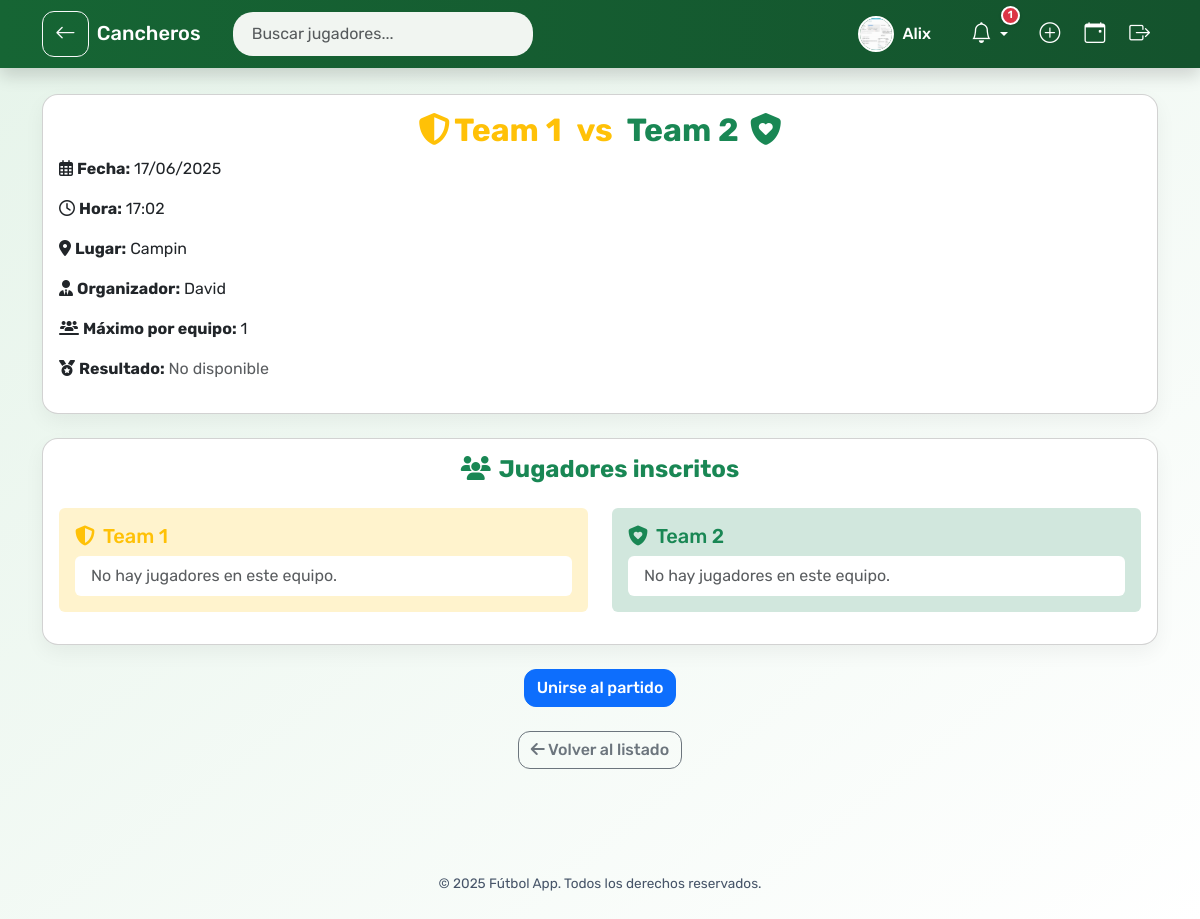
The page /partido/21 (signed in) on the database as committed earlier.
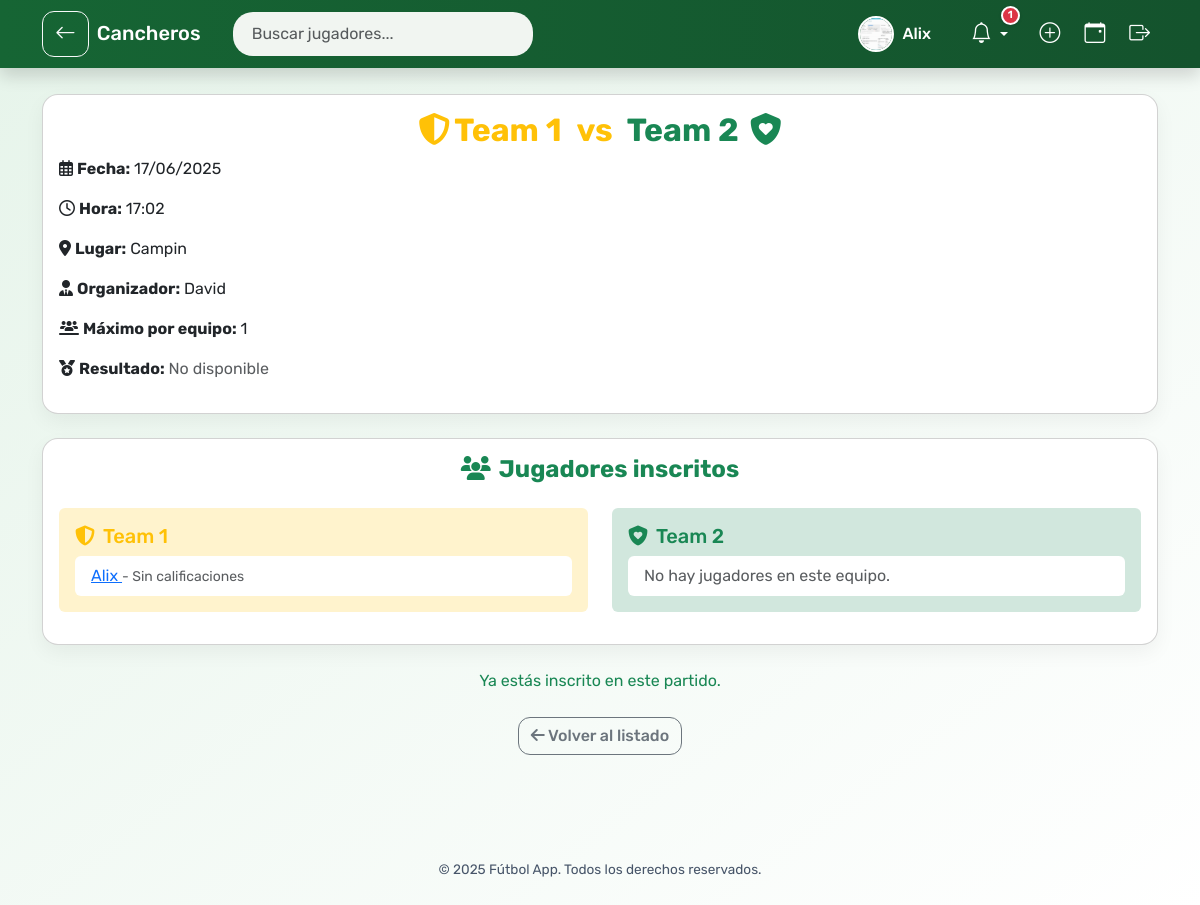
The same page on the database as committed later.
### models.py (models this page shows, shortened)
class User(UserMixin, db.Model):
    __tablename__ = 'user'
    id = db.Column(db.Integer, primary_key=True)
    username = db.Column(db.String(100), unique=True, nullable=False)
    password = db.Column(db.String(200), nullable=False)
    foto_perfil = db.Column(db.String(120), default='default.jpg')
    calificaciones_recibidas = db.relationship(
        'Calificacion', foreign_keys='Calificacion.evaluado_id',
        back_populates='evaluado', lazy='dynamic'
    )
    calificaciones_realizadas = db.relationship(
        'Calificacion', foreign_keys='Calificacion.evaluador_id',
        back_populates='evaluador', lazy='dynamic'
    )
    inscripciones = db.relationship('Inscripcion', back_populates='user', lazy='dynamic')
    partidos_creados = db.relationship('Partido', back_populates='organizador', lazy='dynamic')
    amistades_enviadas = db.relationship('Amistad',
                                         foreign_keys='Amistad.usuario_id',
                                         backref='solicitante', lazy='dynamic')
    amistades_recibidas = db.relationship('Amistad',
                                          foreign_keys='Amistad.amigo_id',
                                          backref='receptor', lazy='dynamic')

class Partido(db.Model):
    __tablename__ = 'partido'
    id = db.Column(db.Integer, primary_key=True)
    fecha_hora = db.Column(db.DateTime, nullable=False)
    lugar = db.Column(db.String(200), nullable=False)
    equipo1 = db.Column(db.String(100), nullable=False)
    equipo2 = db.Column(db.String(100), nullable=False)
    max_jugadores = db.Column(db.Integer, nullable=False)
    resultado = db.Column(db.String(100))
    cerrado = db.Column(db.Boolean, default=False)
    solo_por_invitacion = db.Column(db.Boolean, default=False)
    enlace_invitacion = db.Column(db.String(100), unique=True, nullable=True)  # ✅ Link público
    organizador_id = db.Column(db.Integer, db.ForeignKey('user.id'))
    organizador = db.relationship('User', back_populates='partidos_creados')
    inscripciones = db.relationship('Inscripcion', back_populates='partido', cascade="all, delete-orphan")
    calificaciones = db.relationship('Calificacion', backref='partido', lazy='dynamic', cascade="all, delete-orphan")

class Inscripcion(db.Model):
    __tablename__ = 'inscripcion'
    id = db.Column(db.Integer, primary_key=True)
    user_id = db.Column(db.Integer, db.ForeignKey('user.id'))
    partido_id = db.Column(db.Integer, db.ForeignKey('partido.id'))
    equipo = db.Column(db.String(100))
    user = db.relationship('User', back_populates='inscripciones')
    partido = db.relationship('Partido', back_populates='inscripciones')

### app.py (the view)
@app.route('/partido/<int:partido_id>')
@login_required
def detalle_partido(partido_id):
    partido = Partido.query.get_or_404(partido_id)
    calificaciones = list(partido.calificaciones)
    ya_inscrito = Inscripcion.query.filter_by(user_id=current_user.id, partido_id=partido.id).first() is not None
    invitacion = Invitacion.query.filter_by(partido_id=partido.id, usuario_id=current_user.id).first()
    invitado = invitacion is not None
    amigos = []
    if current_user.id == partido.organizador_id:
        enviados = [a.amigo for a in current_user.amistades_enviadas if a.confirmada]
        recibidos = [a.usuario for a in current_user.amistades_recibidas if a.confirmada]
        amigos = enviados + recibidos
    invitados_ids = [inv.usuario_id for inv in partido.invitaciones]
    usuarios_buscados = []
    buscar_query = request.args.get("buscar", "").strip()
    if current_user.id == partido.organizador_id and buscar_query:
        usuarios_buscados = User.query.filter(
            User.username.ilike(f"%{buscar_query}%"),
            User.id != current_user.id
        ).all()
    return render_template(
        'detalle_partido.html',
        partido=partido,
        calificaciones=calificaciones,
        ya_inscrito=ya_inscrito,
        invitado=invitado,
        amigos=amigos,
        invitados_ids=invitados_ids,
        usuarios_buscados=usuarios_buscados
    )

### templates/detalle_partido.html (shortened to what this page needs)
{% extends 'base.html' %}
{% block content %}
<link rel="stylesheet" href="https://cdnjs.cloudflare.com/ajax/libs/font-awesome/6.5.0/css/all.min.css" />
<div class="container py-4">
    <div class="card">
        <div class="card-body">
            <h2 class="card-title text-center">
    <span class="text-warning">
        <i class="fas fa-shield-alt me-1"></i>{{ partido.equipo1 }}
    </span>
    <span class="mx-2 text-warning">vs</span>
    <span class="text-success">
        {{ partido.equipo2 }} <i class="fas fa-shield-heart ms-1"></i>
    </span>
</h2>
            <p><i class="fa-regular fa-calendar-days me-1"></i><strong>Fecha:</strong> {{ partido.fecha_hora.strftime('%d/%m/%Y') }}</p>
            <p><i class="fa-regular fa-clock me-1"></i><strong>Hora:</strong> {{ partido.fecha_hora.strftime('%H:%M') }}</p>
            <p><i class="fa-solid fa-location-dot me-1"></i><strong>Lugar:</strong> {{ partido.lugar }}</p>
            <p><i class="fa-solid fa-user-tie me-1"></i><strong>Organizador:</strong> {{ partido.organizador.username }}</p>
            <p><i class="fa-solid fa-users-line me-1"></i><strong>Máximo por equipo:</strong> {{ partido.max_jugadores }}</p>
{% if partido.cerrado %}
<div class="alert alert-success text-center py-4" role="alert">
    <div class="row align-items-center justify-content-center">
        <div class="col-md-5">
            <h3 class="text-warning mb-1">
                <i class="fas fa-shield-alt me-2"></i>{{ partido.equipo1 }}
            </h3>
            {% set goles = partido.resultado.split('-') %}
            {% if goles|length == 2 %}
                <h4 class="fw-bold">{{ goles[0] }}</h4>
            {% endif %}
        </div>
        <div class="col-md-2">
            <span class="fs-3 fw-bold text-muted">VS</span>
        </div>
        <div class="col-md-5">
            <h3 class="text-success mb-1">
                {{ partido.equipo2 }} <i class="fas fa-shield-heart ms-2"></i>
            </h3>
            {% if goles|length == 2 %}
                <h4 class="fw-bold">{{ goles[1] }}</h4>
            {% endif %}
        </div>
    </div>
    <div class="mt-4">
        {% if goles|length == 2 %}
            {% set goles1 = goles[0]|int %}
            {% set goles2 = goles[1]|int %}
            {% if goles1 > goles2 %}
                <div>
                    <span class="display-6 text-warning fw-bold">{{ partido.equipo1 }} GANADOR</span>
                    <p class="text-dark mt-2">
                        <i class="fas fa-lock me-1"></i>El partido ha sido cerrado. Solo el organizador puede modificar el resultado.
                    </p>
                </div>
            {% elif goles2 > goles1 %}
                <div>
                    <span class="display-6 text-success fw-bold">{{ partido.equipo2 }} GANADOR</span>
                    <p class="text-dark mt-2">
                        <i class="fas fa-lock me-1"></i>El partido ha sido cerrado. Solo el organizador puede modificar el resultado.
                    </p>
                </div>
            {% else %}
                <div>
                    <span class="display-6 text-muted fw-bold">EMPATE</span>
                    <p class="text-dark mt-2">
                        <i class="fas fa-lock me-1"></i>El partido ha sido cerrado. Solo el organizador puede modificar el resultado.
                    </p>
                </div>
            {% endif %}
        {% endif %}
    </div>
</div>
{% else %}
<p>
    <i class="fa-solid fa-medal me-1"></i><strong>Resultado:</strong>
    {% if current_user.id == partido.organizador_id and not partido.esta_expirado() %}
        <a href="{{ url_for('registrar_resultado', partido_id=partido.id) }}" class="btn btn-outline-primary btn-sm">Registrar resultado</a>
    {% else %}
        <span class="text-muted">No disponible</span>
    {% endif %}
</p>
{% endif %}
        </div>
    </div>
<div class="card">
    <div class="card-body">
        <h4 class="card-title text-center mb-4"><i class="fas fa-users me-2"></i>Jugadores inscritos</h4>
        <div class="row">
            {% set equipos = [
                (partido.equipo1, 'warning', 'fas fa-shield-alt'),
                (partido.equipo2, 'success', 'fas fa-shield-heart')
            ] %}
            {% for equipo, color, icono in equipos %}
                <div class="col-md-6 mb-3">
                    <div class="p-3 bg-{{ color }}-subtle rounded">
                        <h5 class="text-{{ color }}">
                            <i class="{{ icono }} me-2"></i>{{ equipo }}
                        </h5>
                        <ul class="list-group">
                            {% set jugadores = partido.inscripciones | selectattr("equipo", "equalto", equipo) | list %}
                            {% if jugadores %}
                                {% for inscripcion in jugadores %}
                                    <li class="list-group-item d-flex justify-content-between align-items-center">
                                        <div>
                                            <a href="{{ url_for('perfil_usuario', user_id=inscripcion.user.id) }}">
                                                {{ inscripcion.user.username }}
                                            </a>
                                            <small class="text-muted">
                                                {% set promedio = calificacion_jugador_en_partido(inscripcion.user, partido.id) %}
                                                {% if promedio %}
                                                    - Promedio: {{ promedio }}/10
                                                {% else %}
                                                    - Sin calificaciones
                                                {% endif %}
                                            </small>
                                        </div>
                                    </li>
                                {% endfor %}
                            {% else %}
                                <li class="list-group-item text-muted">No hay jugadores en este equipo.</li>
                            {% endif %}
                        </ul>
                    </div>
                </div>
            {% endfor %}
        </div>
    </div>
</div>
    <div class="text-center mt-4">
        {% if current_user.is_authenticated %}
            {% if partido.cerrado %}
                <p class="text-muted">Este partido está cerrado.</p>
            {% elif ya_inscrito %}
                <p class="text-success">Ya estás inscrito en este partido.</p>
            {% elif invitado and not partido.cerrado %}
                <a href="{{ url_for('unirse_partido', partido_id=partido.id) }}" class="btn btn-success">Unirse al partido</a>
            {% elif not partido.solo_por_invitacion %}
                <a href="{{ url_for('unirse_partido', partido_id=partido.id) }}" class="btn btn-primary">Unirse al partido</a>
            {% endif %}
        {% endif %}
        <div class="mt-4">
            <a href="{{ url_for('index') }}" class="btn btn-outline-secondary"><i class="fas fa-arrow-left"></i> Volver al listado</a>
        </div>
    </div>
</div>
{% endblock %}

### templates/base.html (shortened to what this page needs)
<!DOCTYPE html>
<html lang="es">
<head>
    <link href="https://cdn.jsdelivr.net/npm/bootstrap@5.3.3/dist/css/bootstrap.min.css" rel="stylesheet">
    <link href="https://cdn.jsdelivr.net/npm/bootstrap-icons@1.11.0/font/bootstrap-icons.css" rel="stylesheet">
    <link href="https://cdn.jsdelivr.net/npm/bootstrap@5.3.0/dist/css/bootstrap.min.css" rel="stylesheet">
    <link href="https://cdnjs.cloudflare.com/ajax/libs/font-awesome/6.4.0/css/all.min.css" rel="stylesheet">
    <link href="https://cdn.jsdelivr.net/npm/bootstrap-icons@1.10.5/font/bootstrap-icons.css" rel="stylesheet">
</head>
<body>
<nav class="navbar navbar-expand-lg fixed-top shadow">
    <div class="container">
        {% if request.endpoint not in ['index', 'inicio'] %}
        <a href="javascript:history.back()" class="btn btn-outline-light me-2" data-bs-toggle="tooltip" title="Volver">
            <i class="bi bi-arrow-left"></i>
        </a>
        {% endif %}
        <a class="navbar-brand" href="{{ url_for('index') if current_user.is_authenticated else url_for('inicio') }}">
             Cancheros
        </a>
        <div class="collapse navbar-collapse" id="mainNavbar">
            {% if current_user.is_authenticated %}
                <form class="d-flex position-relative me-auto ms-3" style="width: 300px;" onsubmit="return false;">
                    <input id="busqueda-nav" type="search" class="form-control" placeholder="Buscar jugadores..." autocomplete="off">
                </form>
            {% endif %}
            <ul class="navbar-nav ms-auto align-items-center">
                {% if current_user.is_authenticated %}
                    <li class="nav-item me-3 d-flex align-items-center gap-2">
    <a href="{{ url_for('perfil_usuario', user_id=current_user.id) }}"
       class="d-flex align-items-center text-decoration-none nav-link {% if request.endpoint == 'perfil_usuario' %}nav-active{% endif %}"
       data-bs-toggle="tooltip" title="Mi perfil">
        <img src="{{ url_for('static', filename='profile_pics/' ~ current_user.foto_perfil) }}"
             alt="Perfil" class="nav-profile-img" width="30" height="30">
        <span class="ms-2 text-white">{{ current_user.username }}</span>
    </a>
</li>
                    <li class="nav-item dropdown me-2 notification-icon" data-bs-toggle="tooltip" title="Notificaciones">
                        <a class="nav-link dropdown-toggle" href="#" role="button" data-bs-toggle="dropdown">
                            <i class="bi bi-bell"></i>
                            {% if solicitudes_count + invitaciones_count > 0 %}
                                <span class="notification-badge">{{ solicitudes_count + invitaciones_count }}</span>
                            {% endif %}
                        </a>
                    </li>
                    <li class="nav-item" data-bs-toggle="tooltip" title="Crear partido">
    <a class="nav-link {% if request.endpoint == 'crear_partido' %}nav-active{% endif %}" href="{{ url_for('crear_partido') }}">
        <i class="bi bi-plus-circle"></i>
    </a>
</li>
<li class="nav-item" data-bs-toggle="tooltip" title="Eventos">
    <a class="nav-link {% if request.endpoint == 'index' %}nav-active{% endif %}" href="{{ url_for('index') }}">
        <i class="bi bi-calendar-event"></i>
    </a>
</li>
                    <li class="nav-item" data-bs-toggle="tooltip" title="Cerrar sesión">
                        <a class="nav-link text-warning" href="{{ url_for('logout') }}">
                            <i class="bi bi-box-arrow-right"></i>
                        </a>
                    </li>
                {% endif %}
            </ul>
        </div>
    </div>
</nav>
<main class="container-fluid contenido">
    {% block content %}{% endblock %}
</main>
<footer>
    © {{ current_year or 2025 }} Fútbol App. Todos los derechos reservados.
</footer>
</body>
</html>

Rows that differ between the two databases and show on the page:
shown differently, row unchanged: Partido "Team 1": no longer shows "No hay jugadores en este equipo."
added Inscripcion: user.username "Alix"
Other text that changed with them:
text no longer shown: "Unirse al partido"
text now shown: "Ya estás inscrito en este partido."
